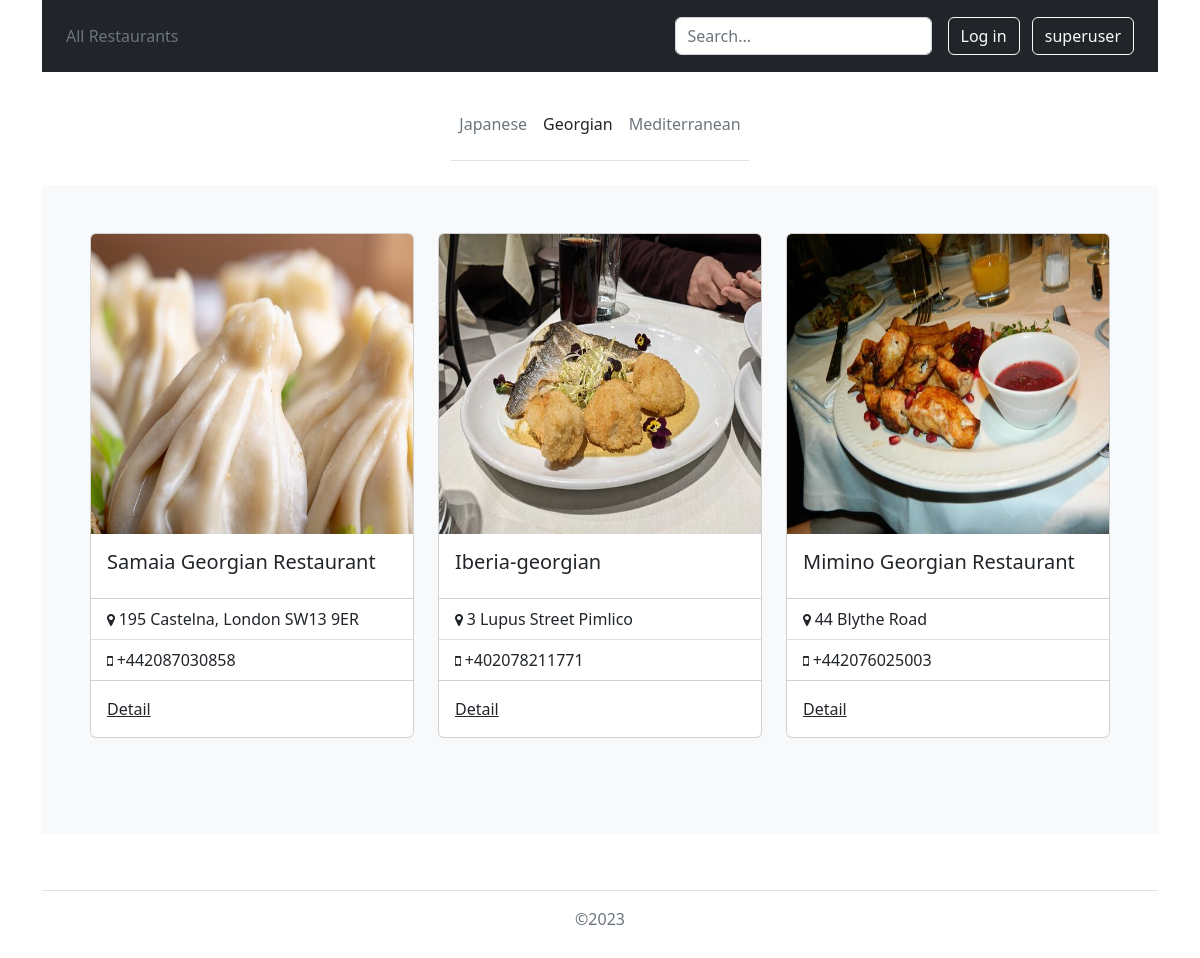
The page /cuisines/georgian on the database its author committed.
### _restaurants/models.py (models this page shows, shortened)
class Cuisine(models.Model):
    title = models.CharField(max_length=100, default='default')
    slug = models.SlugField(max_length=30, unique=True)
    def get_absolute_url(self):
        return reverse('cuisine', kwargs={'slug': self.slug})
    class Meta:
        verbose_name = 'Cuisine'
        verbose_name_plural = 'Cuisines'

class Restaurant(models.Model):
    title = models.CharField(max_length=100)
    image = models.ImageField(upload_to='images/', default=None)
    cuisine = models.ForeignKey(Cuisine, on_delete=models.SET_NULL, null=True, blank=True, related_name='restaurants')
    description = models.TextField(null=True, blank=True)
    address = models.CharField(max_length=100)
    website = models.CharField(max_length=100, unique=True)
    slug = models.SlugField(max_length=150, unique=True)
    phone = models.CharField(max_length=12)
    def get_absolute_url(self):
        return reverse('restaurant_detail', kwargs={'slug': self.slug})
    class Meta:
        verbose_name = 'Restaurant'
        verbose_name_plural = 'Restaurants'

### _restaurants/views.py (the view)
# urls.py: path('cuisines/<slug:slug>', restaurants_views.CuisineView.as_view(), name='cuisine'),
class CuisineView(ListView):
    model = Restaurant
    template_name = 'restaurant_list'
    def get_queryset(self):
        return Restaurant.objects.filter(cuisine__slug=self.kwargs['slug'])

### _restaurants/templatetags/_restaurants_tags.py (called while the page is built)
@register.inclusion_tag('snippets/cuisines.html', takes_context=True)
def get_cuisines(context):
    cuisines = Cuisine.objects.all()
    return {'cuisines': cuisines, 'request_path': context.request.path}

### templates/_restaurants/restaurant_list.html (shortened to what this page needs)
{% extends 'base.html' %}
{% block content %}
    <div class="mt-3 d-flex justify-content-center">
        {% load _restaurants_tags %}
        {% get_cuisines %}
    </div>
    <div class="album p-5 bg-light">
        <div class="row mb-2">
            {% for restaurant in object_list %}
                <div class="col-md-4 mb-3">
                    {% include 'snippets/card.html' with restaurant=restaurant %}
                </div>
            {% endfor %}
        </div>
    </div>
{% endblock %}

### templates/snippets/cuisines.html
<nav class="d-flex flex-wrap align-items-center justify-content-center justify-content-md-between py-3 mb-4 border-bottom">
    <ul class="nav col-12 col-md-auto mb-2 justify-content-center mb-md-0">
        {% for cuisine in cuisines %}
            {% if cuisine.restaurants.all|length > 1 %}
                {% if cuisine.slug in request_path %}
                    <li><a class="nav-link px-2 link-dark">{{ cuisine.title }}</a></li>
                {% else %}
                    <li><a href="{{ cuisine.get_absolute_url }}" class="nav-link px-2 link-secondary">{{ cuisine.title }}</a></li>
                {% endif %}
            {% endif %}
        {% endfor %}
    </ul>
</nav>

### templates/snippets/card.html (shortened to what this page needs)
<div class="card mb-4 box-shadow">
    <a href="{{ restaurant.get_absolute_url }}"><img class="card-img-top" alt="restaurant {{ restaurant.title }}"
                                                     src="{{ restaurant.image.url }}"
                                                     style="height: 300px; width: 100%; display: block;"></a>
    <div class="card-body">
        <h5 class="card-title">{{ restaurant.title }}</h5>
    </div>
    <ul class="list-group list-group-flush">
        <li class="list-group-item"><small style="font-weight: 900;"><i class="fa fa-map-marker" aria-hidden="true"></i> </small>{{ restaurant.address }}</li>
        <li class="list-group-item"><small style="font-weight: 900;"><i class="fa fa-mobile" aria-hidden="true"></i> </small>+{{ restaurant.phone }}</li>
    </ul>
    <div class="card-body">
        <a class="link-dark" href="{{ restaurant.get_absolute_url }}" class="card-link">Detail</a>
    </div>
</div>

### rows shown on the page
Cuisine: title "Japanese"
Cuisine: title "Georgian"
Cuisine: title "Mediterranean"
Restaurant: image (picture), title "Samaia Georgian Restaurant", address "195 Castelna, London SW13 9ER", phone "442087030858"
Restaurant: image (picture), title "Iberia-georgian", address "3 Lupus Street Pimlico", phone "402078211771"
Restaurant: image (picture), title "Mimino Georgian Restaurant", address "44 Blythe Road", phone "442076025003"
